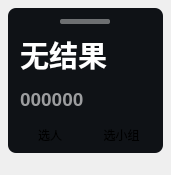
<?xml version="1.0" encoding="UTF-8"?>
<ui version="4.0">
 <class>Form</class>
 <widget class="QWidget" name="Form">
  <property name="geometry">
   <rect>
    <x>0</x>
    <y>0</y>
    <width>170</width>
    <height>175</height>
   </rect>
  </property>
  <property name="minimumSize">
   <size>
    <width>0</width>
    <height>0</height>
   </size>
  </property>
  <property name="windowTitle">
   <string>Form</string>
  </property>
  <layout class="QVBoxLayout" name="verticalLayout">
   <property name="leftMargin">
    <number>8</number>
   </property>
   <property name="topMargin">
    <number>8</number>
   </property>
   <property name="rightMargin">
    <number>8</number>
   </property>
   <property name="bottomMargin">
    <number>22</number>
   </property>
   <item>
    <widget class="QFrame" name="backgnd">
     <property name="styleSheet">
      <string notr="true">background-color: rgba(15, 18, 22, 255);
border-radius: 8px</string>
     </property>
     <property name="frameShape">
      <enum>QFrame::StyledPanel</enum>
     </property>
     <property name="frameShadow">
      <enum>QFrame::Raised</enum>
     </property>
     <property name="minimumSize">
      <size>
       <width>155</width>
       <height>0</height>
      </size>
     </property>
     <layout class="QVBoxLayout" name="verticalLayout_3">
      <item>
       <layout class="QHBoxLayout" name="horizontalLayout_2">
        <item>
         <spacer name="horizontalSpacer_2">
          <property name="orientation">
           <enum>Qt::Horizontal</enum>
          </property>
          <property name="sizeType">
           <enum>QSizePolicy::Maximum</enum>
          </property>
          <property name="sizeHint" stdset="0">
           <size>
            <width>20</width>
            <height>10</height>
           </size>
          </property>
         </spacer>
        </item>
        <item>
         <widget class="QLabel" name="label">
          <property name="sizePolicy">
           <sizepolicy hsizetype="Preferred" vsizetype="Fixed">
            <horstretch>0</horstretch>
            <verstretch>0</verstretch>
           </sizepolicy>
          </property>
          <property name="maximumSize">
           <size>
            <width>50</width>
            <height>5</height>
           </size>
          </property>
          <property name="styleSheet">
           <string notr="true">background-color: rgba(255, 255, 255, 100);
border-radius: 2px</string>
          </property>
         </widget>
        </item>
        <item>
         <spacer name="horizontalSpacer">
          <property name="orientation">
           <enum>Qt::Horizontal</enum>
          </property>
          <property name="sizeType">
           <enum>QSizePolicy::Maximum</enum>
          </property>
          <property name="sizeHint" stdset="0">
           <size>
            <width>20</width>
            <height>10</height>
           </size>
          </property>
         </spacer>
        </item>
       </layout>
      </item>
      <item>
       <layout class="QVBoxLayout" name="verticalLayout_2">
        <property name="spacing">
         <number>2</number>
        </property>
        <property name="leftMargin">
         <number>3</number>
        </property>
        <item>
         <widget class="QLabel" name="name">
          <property name="font">
           <font>
            <family>Microsoft YaHei UI</family>
            <pointsize>22</pointsize>
            <bold>true</bold>
           </font>
          </property>
          <property name="styleSheet">
           <string notr="true">border: none;
color: rgba(255, 255, 255, 255);
font-weight: bold</string>
          </property>
          <property name="text">
           <string>无结果</string>
          </property>
         </widget>
        </item>
        <item>
         <widget class="QLabel" name="id">
          <property name="font">
           <font>
            <family>Microsoft YaHei UI</family>
            <pointsize>14</pointsize>
            <bold>true</bold>
           </font>
          </property>
          <property name="styleSheet">
           <string notr="true">color: rgba(0, 0, 0, 90);
                                                font-weight: bold;
                   color: rgba(255, 255, 255, 150);
font-weight: bold;                         </string>
          </property>
          <property name="text">
           <string>000000</string>
          </property>
         </widget>
        </item>
       </layout>
      </item>
      <item>
       <layout class="QHBoxLayout" name="horizontalLayout">
        <item>
         <widget class="PrimaryPushButton" name="btn_person">
          <property name="text">
           <string>选人</string>
          </property>
         </widget>
        </item>
        <item>
         <widget class="PushButton" name="btn_group">
          <property name="text">
           <string>选小组</string>
          </property>
         </widget>
        </item>
       </layout>
      </item>
     </layout>
    </widget>
   </item>
  </layout>
 </widget>
 <customwidgets>
  <customwidget>
   <class>PushButton</class>
   <extends>QPushButton</extends>
   <header>qfluentwidgets</header>
  </customwidget>
  <customwidget>
   <class>PrimaryPushButton</class>
   <extends>QPushButton</extends>
   <header>qfluentwidgets</header>
  </customwidget>
 </customwidgets>
 <resources/>
 <connections/>
</ui>
